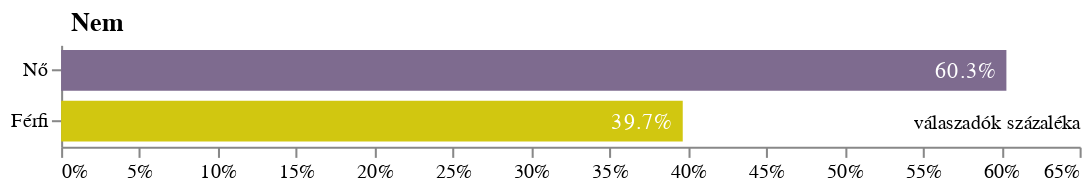

The cell this chart's notebook holds for it:
### Markdown cell above
# Kérdőív

### Code cell
c='Q2'
dx=df.groupby(c).count()[['Response_ID']]
ds=dx*1.0/dx.sum()[0]
ds.columns=['percent']
dx.columns=['count']
dx=dx.join(ds).reset_index().sort_values(by=c,ascending=False)
base=alt.Chart(dx,title=mc[c].split('-')[1].replace(':','').strip())
bar=base.mark_bar(height=20).encode(
    x=alt.X('percent:Q',
            axis=alt.Axis(grid=False,
                title="válaszadók százaléka",
                format=".0%",
                titleAnchor="end",
                titleY=-17,
                titleFontWeight="normal",
                titleFontSize=10),
            #scale=alt.Scale(domain=[0,300])
           ),
    y=alt.Y(c+':N',axis=alt.Axis(title=''),sort=[]),
    color=alt.Color(c+':N',legend=None,scale=alt.Scale(domain=list(dx[c].unique()),
                range=[violet,yellow]))
)
text = bar.mark_text(dx=-5, dy=1, align="right").encode(
    text=alt.Text("percent:N", format=".1%"),
    color=alt.condition(
        "datum['percent'] < 0.08",
        alt.ColorValue(None),
        alt.ColorValue("white"),
    )
    
)
layer = (
    (bar+text)
    .configure_view(stroke=None)
    .configure_title(anchor='start',dx=30)
    .properties(height=alt.Step(25), width=500)
)
layer.save("export/" + c + ".json")
layer.save("export/" + c + ".png")
layer

### Figure 1 — Vega-Lite specification as saved in the notebook (floating-point values rounded to 4 significant figures)
{"config": {"view": {"continuousWidth": 400, "continuousHeight": 300, "stroke": null}, "title": {"anchor": "start", "dx": 30}}, "layer": [{"mark": {"type": "bar", "height": 20}, "encoding": {"color": {"type": "nominal", "field": "Q2", "legend": null, "scale": {"domain": ["Nő", "Férfi"], "range": ["#7E6B8F", "#D1C710"]}}, "x": {"type": "quantitative", "axis": {"format": ".0%", "grid": false, "title": "válaszadók százaléka", "titleAnchor": "end", "titleFontSize": 10, "titleFontWeight": "normal", "titleY": -17}, "field": "percent"}, "y": {"type": "nominal", "axis": {"title": ""}, "field": "Q2", "sort": []}}, "title": "Nem"}, {"mark": {"type": "text", "align": "right", "dx": -5, "dy": 1}, "encoding": {"color": {"condition": {"value": null, "test": "datum['percent'] < 0.08"}, "value": "white"}, "text": {"type": "nominal", "field": "percent", "format": ".1%"}, "x": {"type": "quantitative", "axis": {"format": ".0%", "grid": false, "title": "válaszadók százaléka", "titleAnchor": "end", "titleFontSize": 10, "titleFontWeight": "normal", "titleY": -17}, "field": "percent"}, "y": {"type": "nominal", "axis": {"title": ""}, "field": "Q2", "sort": []}}, "title": "Nem"}], "data": {"name": "data-184d63f0d7505ab48187b90e202dfd57"}, "height": {"step": 25}, "width": 500, "$schema": "https://vega.github.io/schema/vega-lite/v4.8.1.json", "datasets": {"data-184d63f0d7505ab48187b90e202dfd57": [{"Q2": "Nő", "count": 184, "percent": 0.6033}, {"Q2": "Férfi", "count": 121, "percent": 0.3967}]}}
